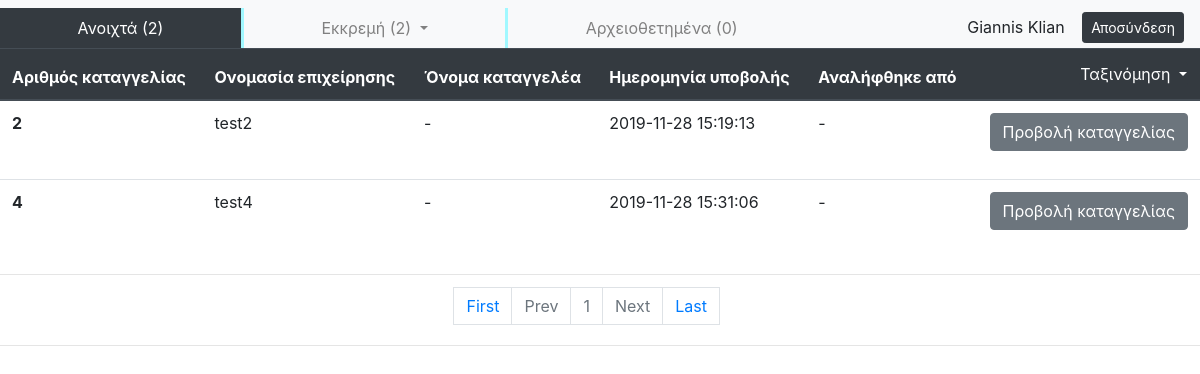
Before: /employee/complaint-list/ (signed in) with the older database file.
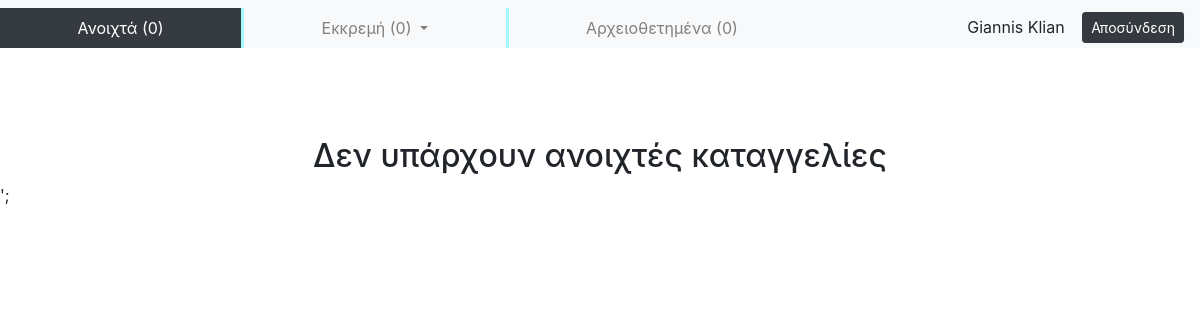
After: the same page with the newer database file.
### tables this page shows
CREATE TABLE `complaint` (
  `id` int(11) NOT NULL,
  `complainant_name` varchar(50) NOT NULL,
  `email` varchar(20) NOT NULL,
  `phonenumber` varchar(50) NOT NULL,
  `company_name` varchar(100) NOT NULL,
  `company_adress` varchar(50) NOT NULL,
  `company_phone` varchar(50) NOT NULL,
  `company_taxid` varchar(50) NOT NULL,
  `description` varchar(5000) NOT NULL,
  `subdate` datetime NOT NULL,
  `status` int(11) NOT NULL
);

### employee/complaint-list/complaint_table.php (the view, shortened to what this page needs)
<table class="table table-hover">
    <thead class="thead-dark">
    <tr>
      <th scope="col">Αριθμός καταγγελίας</th>
      <th scope="col">Ονομασία επιχείρησης</th>
      <th scope="col">Όνομα καταγγελέα</th>
      <th scope="col">Ημερομηνία υποβολής</th>
      <th scope="col">Αναλήφθηκε από</th>
      <th scope="col" style="text-align: right;">
        <button class="nav-link dropdown-toggle btn btn-dark" id="sort_button" role="button" data-toggle="dropdown" aria-haspopup="true" aria-expanded="false" style="padding: 0; text-align: right; float: right;">
          Ταξινόμηση
        </button>
      </th>
    </tr>
  </thead>
  <tbody>
    <?php
      while($row = mysqli_fetch_array($res_data)){
        if (strcmp( "empty", $row['complainant_name'] ) == 0) {
          $nameOfComplainer = "-";
        }
        else{
          $nameOfComplainer = $row['complainant_name'];
        }
        if (!isset($row['name'])) {
          $row['name'] = "-";
        }
       echo' <tr>
          <th scope="row">'.$row['id'].'</th>
          <td>'.$row["company_name"].'</td>
          <td>'.$nameOfComplainer.'</td>
          <td>'.$row['subdate'].'</td>
          <td>'.$row['name'].'</td>
          <td ><form action="../complaint-box/" method="post"  style="text-align: right;">
            <input type="submit" name="Άνοιγμα καταγγελίας" value="Προβολή καταγγελίας" class="btn btn-secondary" />
            <input type="hidden" id="complaintID" name="complaintID" value="'.$row['id'].'">
            </form>
          </td>
        </tr>';
    }
    ?>
  </tbody>
</table>

### employee/complaint-list/index.php (shortened to what this page needs)
<?php
  if (isset($_GET["sort_by"])) {
    $sort = $_GET["sort_by"];
  }
  else{
    $sort = "id ASC";
  }
?>
<HTML>
  <head>
  	<link rel="stylesheet" href="https://stackpath.bootstrapcdn.com/bootstrap/4.3.1/css/bootstrap.min.css">
  </head>
  <body>
    <?php
    	include("../employee_nav.php");
      if (isset($_GET['pageno'])) {
          $pageno = $_GET['pageno'];
      } else {
          $pageno = 1;
      }
      $no_of_records_per_page = 10;
      $offset = ($pageno-1) * $no_of_records_per_page;
      include ("../../connect.php");
      if ($_SESSION['pageID'] == 0) {
        $total_pages_sql = "SELECT COUNT(*) FROM complaint WHERE status = 0";
        $result = mysqli_query($connection,$total_pages_sql);
        $total_rows = mysqli_fetch_array($result)[0];
        $total_pages = ceil($total_rows / $no_of_records_per_page);
        $sql = "SELECT * FROM complaint WHERE status = 0 ORDER BY $sort LIMIT $offset, $no_of_records_per_page";
        $res_data = mysqli_query($connection,$sql);
      }
      if ($total_rows > 0) {
          include ("complaint_table.php");
          ?>
          <div>
            <hr>
          <?php include ("employee_pagination.php"); ?>
            <hr>
        </div>
        <?php
      }
      else {
      	if ($_SESSION['pageID'] == 0) {
          ?>
      		<div class=container>
            <h2 style="text-align: center; padding-top: 8%;">Δεν υπάρχουν ανοιχτές καταγγελίες</h2>
          </div>';
          <?php
      	}
          ?>
          <?php
      }
    ?>
  </body>
</HTML>

### employee/employee_nav.php (shortened to what this page needs)
<?php
  include("../../connect.php");
  $total_pages_sql = "SELECT COUNT(*) FROM complaint WHERE status = 0";
  $result = mysqli_query($connection,$total_pages_sql);
  $total_rows_open = mysqli_fetch_array($result)[0];
  $total_pages_sql = "SELECT COUNT(*) FROM complaint WHERE status = 1";
  $result = mysqli_query($connection,$total_pages_sql);
  $total_rows_pending_all = mysqli_fetch_array($result)[0];
  $total_pages_sql = "SELECT COUNT(*) FROM complaint WHERE status = 2";
  $result = mysqli_query($connection,$total_pages_sql);
  $total_rows_closed = mysqli_fetch_array($result)[0];
?>
<nav class="navbar navbar-expand-lg navbar-light bg-light" style="padding-bottom: 0; margin-bottom: 0; padding-left: 0; margin-left: 0;">
  <div class="collapse navbar-collapse" id="navbarNavDropdown">
    <ul class="navbar-nav nav-fill w-100">
      <li class="nav-item" id="index" style="border-right: solid;  border-color: #a1f8ff;">
        <a class="nav-link" id="employee-open" href="../complaint-list/?page_id=0">Ανοιχτά <?php echo "(".$total_rows_open.")"; ?></a>
      </li>
      <li class="nav-item dropdown" id="pending" style="border-right: solid; border-color: #a1f8ff;">
        <a class="nav-link dropdown-toggle" href="../complaint-list/" id="employee-pending" role="button" data-toggle="dropdown" aria-haspopup="true" aria-expanded="false">
          Εκκρεμή<?php echo " (".$total_rows_pending_all.")"; ?>
        </a>
      </li>
      <li class="nav-item" id="archived">
        <a class="nav-link" id="employee-archived" href="../complaint-list/?page_id=4">Αρχειοθετημένα<?php echo " (".$total_rows_closed.")"; ?></a>
      </li>
      <li class="nav-item" style="text-align: right;">
        <div class="btn"><?php echo $_SESSION["name"]?></div>
        <a href="../logout.php" class="btn btn-info btn-sm btn-dark">
          <span class="glyphicon glyphicon-log-out"></span> Αποσύνδεση
        </a>
      </li>
    </ul>
  </div>
</nav>

### employee/complaint-list/employee_pagination.php (shortened to what this page needs)
<ul class="pagination justify-content-end" style="position: relative; margin: auto auto; bottom: -15px;">
    <li><a class="page-link" href="?pageno=1">First</a></li>
    <li class="<?php if($pageno <= 1){ echo 'page-item disabled'; } ?>">
        <a class="page-link" href="<?php if($pageno <= 1){ echo '#'; } else { echo "?pageno=".($pageno - 1); } ?>">Prev</a>
    </li>
    <?php
      for ($i = 1; $i <= $total_pages; $i++) {
        echo "<li class=";
        if($pageno == $i){ echo '"'.'page-item disabled'.'"'; }
        echo '><a class="page-link" href="?pageno='.$i.'">'.$i.'</a></li>';
      }
    ?>
    <li class="<?php if($pageno >= $total_pages){ echo 'page-item disabled'; } ?>">
        <a class="page-link" href="<?php if($pageno >= $total_pages){ echo '#'; } else { echo "?pageno=".($pageno + 1); } ?>">Next</a>
    </li>
    <li><a class="page-link" href="?pageno=<?php echo $total_pages; ?>">Last</a></li>
</ul>

### employee/complaint-list/index.php (style rules this page uses)
.pagination { position: fixed; top: 90%; left: 50%; -webkit-transform: translate(-0%, -50%); transform: translate(-90%, -50%); }

Changed rows visible on the page:
removed complaint: id "2", company_name "test2", complainant_name "-", subdate "2019-11-28 15:19:13", name "-"
removed complaint: id "4", company_name "test4", complainant_name "-", subdate "2019-11-28 15:31:06", name "-"
Other visible differences:
$total_rows_open: "2" → "0"
$total_rows_pending_all: "2" → "0"
text no longer shown: "Αριθμός καταγγελίας Ονομασία επιχείρησης Όνομα καταγγελέα Ημερομηνία υποβολής Αναλήφθηκε από Ταξινόμηση First Prev Next Last"
text now shown: "Δεν υπάρχουν ανοιχτές καταγγελίες ';"
list line gone: "1"
